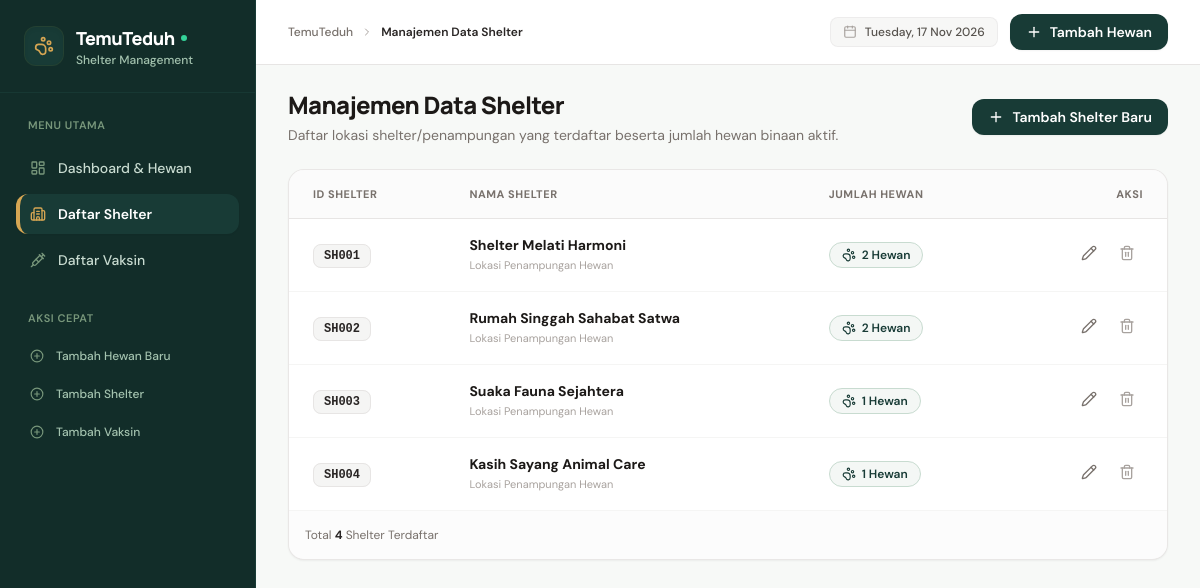
Screenshot of /index.php?page=shelters with the database file from the repository.
### tables this page shows
CREATE TABLE `shelters` (
    `id` VARCHAR(10) NOT NULL,
    `name` VARCHAR(100) NOT NULL,
    PRIMARY KEY (`id`)
);

### app/controllers/ShelterController.php (called while the page is built, shortened)
<?php
class ShelterController extends BaseController
{
    private ShelterModel $shelterModel;
    public function __construct()
    {
        $this->shelterModel = new ShelterModel();
    }
    public function index(): void
    {
        $shelters = $this->shelterModel->findAll();
        $this->render('shelters/index', [
            'pageTitle'  => 'Manajemen Data Shelter',
            'activeMenu' => 'shelters',
            'shelters'   => $shelters
        ]);
    }
}

### app/core/Router.php (called while the page is built, shortened)
<?php
class Router
{
    public function dispatch(): void
    {
        $action = isset($_GET['action']) && trim($_GET['action']) !== ''
            ? trim($_GET['action'])
            : 'index';
        $controller = new $controllerName();
        $controller->$action();
    }
    public static function url(string $page = 'dashboard', string $action = 'index', array $params = []): string
    {
        $query = ['page' => $page];
        if ($action !== 'index' || !empty($params)) {
            $query['action'] = $action;
        }
        if (!empty($params)) {
            $query = array_merge($query, $params);
        }
        return 'index.php?' . http_build_query($query);
    }
}

### public/index.php (called while the page is built, shortened)
<?php
require_once APP_PATH . '/core/Database.php';
require_once APP_PATH . '/core/BaseModel.php';
require_once APP_PATH . '/core/Router.php';
require_once APP_PATH . '/models/ShelterModel.php';
$router = new Router();
$router->dispatch();

### app/core/Database.php (called while the page is built, shortened)
<?php
class Database
{
    private static ?PDO $instance = null;
    public static function getConnection(): PDO
    {
        if (self::$instance === null) {
            $configPath = dirname(__DIR__, 2) . '/config/database.php';
            $config = require $configPath;
            $dsn = sprintf(
                "mysql:host=%s;port=%s;dbname=%s;charset=%s",
                $config['host'],
                $config['port'],
                $config['dbname'],
                $config['charset']
            );
            try {
                self::$instance = new PDO(
                    $dsn,
                    $config['username'],
                    $config['password'],
                    $config['options']
                );
            } catch (PDOException $e) {
                die("Koneksi Database Gagal: " . htmlspecialchars($e->getMessage()));
            }
        }
        return self::$instance;
    }
}

### config/database.php (called while the page is built)
<?php
return [
    'host'     => '127.0.0.1',
    'port'     => '3306',
    'dbname'   => 'temuteduh_db',
    'username' => 'root',
    'password' => '',
    'charset'  => 'utf8mb4',
    'options'  => [
        PDO::ATTR_ERRMODE            => PDO::ERRMODE_EXCEPTION,
        PDO::ATTR_DEFAULT_FETCH_MODE => PDO::FETCH_ASSOC,
        PDO::ATTR_EMULATE_PREPARES   => false,
    ]
];

### app/models/ShelterModel.php (called while the page is built, shortened)
<?php
class ShelterModel extends BaseModel
{
    protected string $table = 'shelters';
    public function findAll(): array
    {
        $sql = "SELECT s.id, s.name, COUNT(a.id) AS animal_count
                FROM `{$this->table}` s
                LEFT JOIN `animals` a ON s.id = a.shelter_id
                GROUP BY s.id, s.name
                ORDER BY s.id ASC";
        $stmt = $this->query($sql);
        return $stmt->fetchAll();
    }
}

### app/core/BaseModel.php (called while the page is built, shortened)
<?php
abstract class BaseModel
{
    protected PDO $db;
    public function __construct()
    {
        $this->db = Database::getConnection();
    }
    protected function query(string $sql, array $params = []): PDOStatement
    {
        $stmt = $this->db->prepare($sql);
        $stmt->execute($params);
        return $stmt;
    }
}

### app/views/shelters/index.php (the view, shortened to what this page needs)
<div class="flex flex-col sm:flex-row sm:items-center justify-between gap-4 mb-6">
    <div>
        <h1 class="text-2xl font-heading font-extrabold text-stone-900 tracking-tight">
            Manajemen Data Shelter
        </h1>
        <p class="text-xs sm:text-sm text-stone-500 mt-1">
            Daftar lokasi shelter/penampungan yang terdaftar beserta jumlah hewan binaan aktif.
        </p>
    </div>
    <a href="<?= Router::url('shelters', 'create') ?>"
       class="inline-flex items-center gap-2 px-4 py-2 bg-forest-800 hover:bg-forest-900 text-white rounded-xl text-xs sm:text-sm font-semibold transition shadow-sm self-start sm:self-auto">
        <i data-lucide="plus" class="w-4 h-4"></i>
        <span>Tambah Shelter Baru</span>
    </a>
</div>
<div class="bg-white rounded-2xl border border-stone-200/90 shadow-sm overflow-hidden">
    <div class="overflow-x-auto">
        <table class="w-full text-left border-collapse text-xs sm:text-sm">
            <thead>
                <tr class="border-b border-stone-200 bg-stone-50/70 text-stone-500 font-semibold text-[11px] uppercase tracking-wider">
                    <th class="py-3.5 px-4 sm:px-6">ID Shelter</th>
                    <th class="py-3.5 px-4 sm:px-6">Nama Shelter</th>
                    <th class="py-3.5 px-4 sm:px-6">Jumlah Hewan</th>
                    <th class="py-3.5 px-4 sm:px-6 text-right">Aksi</th>
                </tr>
            </thead>
            <tbody class="divide-y divide-stone-100 text-stone-700">
                <?php if (empty($shelters)): ?>
                    <tr>
                        <td colspan="4" class="py-12 px-4 text-center">
                            <div class="max-w-xs mx-auto">
                                <div class="w-12 h-12 rounded-full bg-stone-100 text-stone-400 flex items-center justify-center mx-auto mb-3">
                                    <i data-lucide="building-2" class="w-6 h-6"></i>
                                </div>
                                <h4 class="font-bold text-stone-800 text-sm mb-1">Belum Ada Shelter</h4>
                                <p class="text-xs text-stone-500 mb-4">Tambahkan lokasi shelter pertama Anda.</p>
                                <a href="<?= Router::url('shelters', 'create') ?>" class="inline-flex items-center gap-1.5 px-4 py-2 bg-forest-800 text-white rounded-xl text-xs font-semibold hover:bg-forest-900 transition">
                                    <i data-lucide="plus" class="w-3.5 h-3.5"></i>
                                    <span>Tambah Shelter</span>
                                </a>
                            </div>
                        </td>
                    </tr>
                <?php else: ?>
                    <?php foreach ($shelters as $s): ?>
                        <tr class="hover:bg-stone-50/80 transition-smooth group">
                            <td class="py-4 px-4 sm:px-6 font-mono font-bold text-stone-800">
                                <span class="px-2.5 py-1 rounded-lg bg-stone-100 border border-stone-200 text-xs">
                                    <?= htmlspecialchars($s['id']) ?>
                                </span>
                            </td>
                            <td class="py-4 px-4 sm:px-6">
                                <div class="font-bold text-stone-900 group-hover:text-forest-800 transition">
                                    <?= htmlspecialchars($s['name']) ?>
                                </div>
                                <div class="text-[11px] text-stone-400">
                                    Lokasi Penampungan Hewan
                                </div>
                            </td>
                            <td class="py-4 px-4 sm:px-6">
                                <div class="inline-flex items-center gap-1.5 px-3 py-1 rounded-full text-xs font-semibold <?= $s['animal_count'] > 0 ? 'bg-forest-50 text-forest-800 border border-forest-200' : 'bg-stone-100 text-stone-500 border border-stone-200' ?>">
                                    <i data-lucide="paw-print" class="w-3.5 h-3.5"></i>
                                    <span><?= $s['animal_count'] ?> Hewan</span>
                                </div>
                            </td>
                            <td class="py-4 px-4 sm:px-6 text-right">
                                <div class="inline-flex items-center gap-1.5">
                                    <a href="<?= Router::url('shelters', 'edit', ['id' => $s['id']]) ?>"
                                       class="p-2 rounded-lg text-stone-500 hover:text-forest-800 hover:bg-forest-50 transition"
                                       title="Edit Shelter">
                                        <i data-lucide="pencil" class="w-4 h-4"></i>
                                    </a>
                                    <button type="button"
                                            onclick="openDeleteModal({
                                                actionUrl: '<?= Router::url('shelters', 'delete') ?>',
                                                id: '<?= htmlspecialchars($s['id']) ?>',
                                                name: '<?= htmlspecialchars(addslashes($s['name'])) ?> (<?= $s['id'] ?>)',
                                                message: <?= $s['animal_count'] > 0 ? "'Perhatian: Shelter ini masih menaungi " . $s['animal_count'] . " hewan. Penghapusan akan ditolak demi integritas relasi data.'" : "'Data shelter ini akan dihapus permanen.'" ?>
                                            })"
                                            class="p-2 rounded-lg text-stone-400 hover:text-rose-600 hover:bg-rose-50 transition"
                                            title="Hapus Shelter">
                                        <i data-lucide="trash-2" class="w-4 h-4"></i>
                                    </button>
                                </div>
                            </td>
                        </tr>
                    <?php endforeach; ?>
                <?php endif; ?>
            </tbody>
        </table>
    </div>
    <div class="p-4 border-t border-stone-100 bg-stone-50/50 flex items-center justify-between text-xs text-stone-500">
        <div>
            Total <span class="font-bold text-stone-800"><?= count($shelters) ?></span> Shelter Terdaftar
        </div>
    </div>
</div>

### public/assets/css/app.css (style rules this page uses)
:root { --color-forest: #183B36; --color-forest-dark: #122E2A; --color-leaf: #78977B; --color-mint: #E6EFE8; --color-mint-light: #F2F7F3; --color-bg: #F7F9F7; --color-text: #24332F; --color-text-muted: #667571; --color-amber: #D6A653; }
body { font-family: 'DM Sans', -apple-system, BlinkMacSystemFont, sans-serif; background-color: var(--color-bg); color: var(--color-text); -webkit-font-smoothing: antialiased; -moz-osx-font-smoothing: grayscale; }
h1, h2, h3, h4, h5, h6, .font-heading { font-family: 'Manrope', -apple-system, BlinkMacSystemFont, sans-serif; letter-spacing: -0.02em; }
.transition-smooth { transition: all 0.15s ease-in-out; }

### rows the page displays
shelters: id "SH001", name "Shelter Melati Harmoni", animal_count "2"
shelters: id "SH002", name "Rumah Singgah Sahabat Satwa", animal_count "2"
shelters: id "SH003", name "Suaka Fauna Sejahtera", animal_count "1"
shelters: id "SH004", name "Kasih Sayang Animal Care", animal_count "1"

### other values shown
$pageTitle "Manajemen Data Shelter"
count($shelters) "4"
